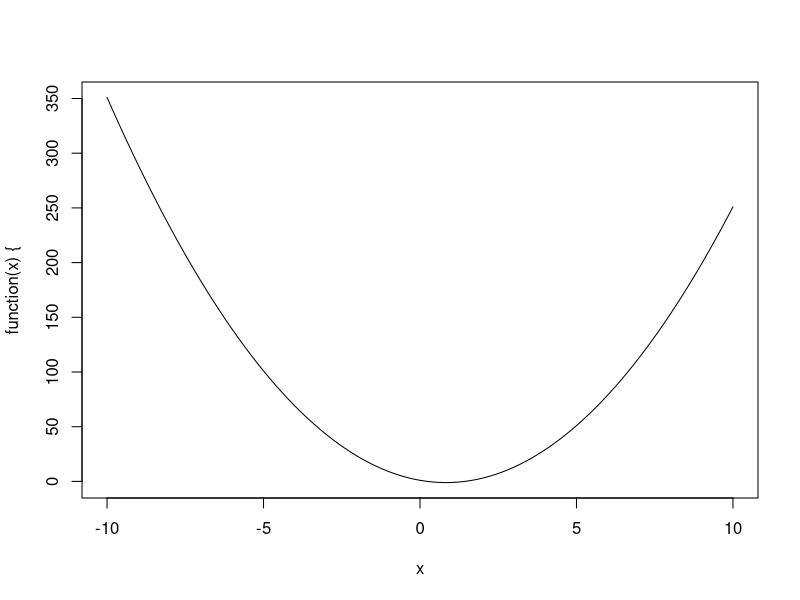
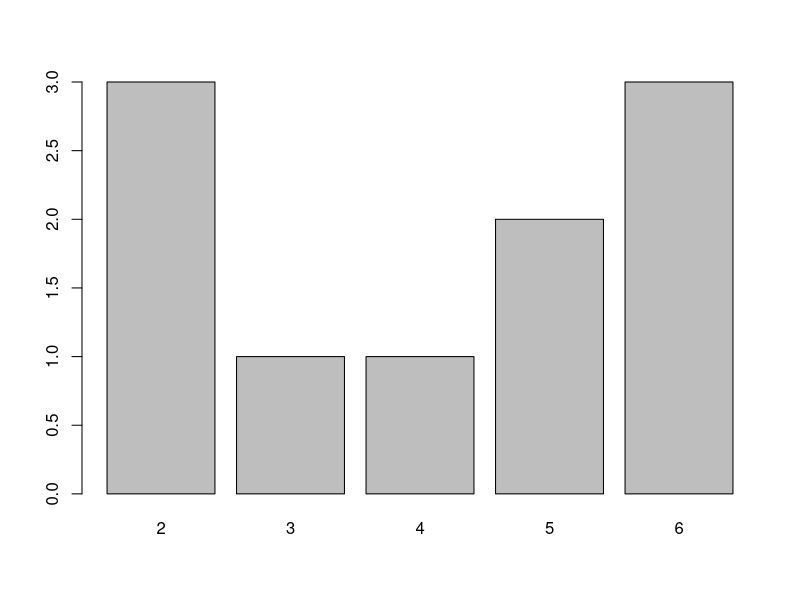
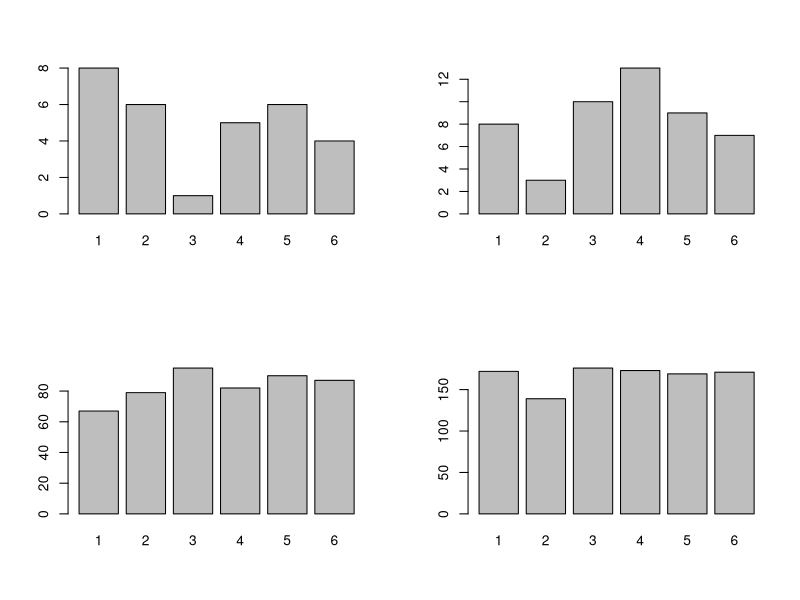
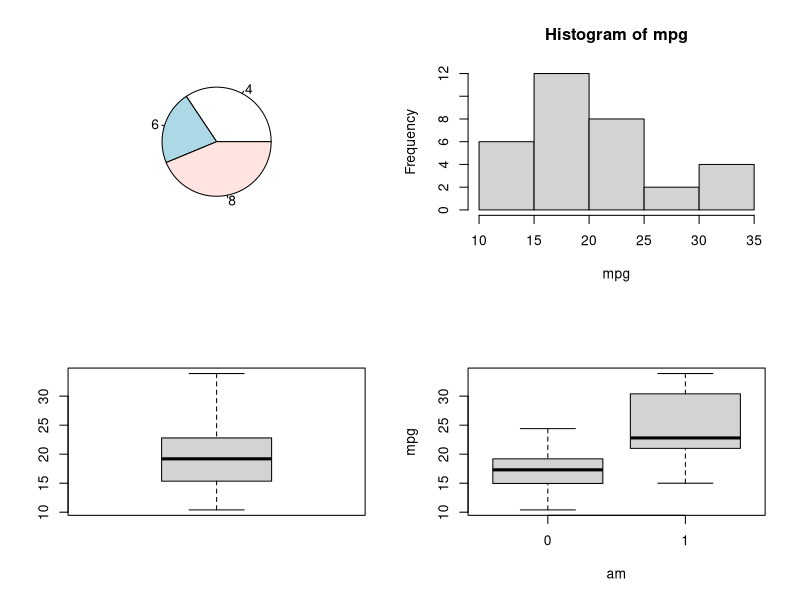
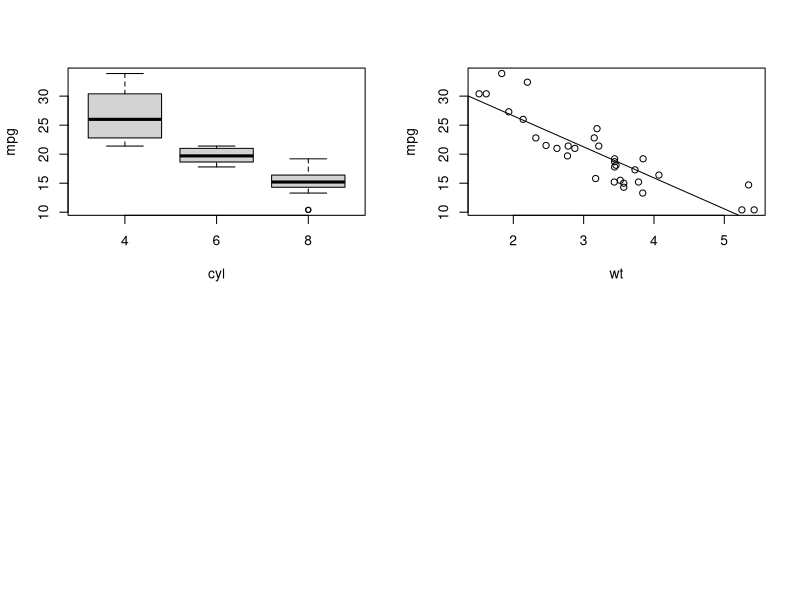

Reproduce these figures in R, in order.
# 230322 3주차 2차시

# R 프로그램(3) : 연산, 함수 및 제어

# 1. 연산자(Operators)
  # Assign          : <-, ->, =
  # Or              : |
  # And             : &
  # Addition        : +
  # Substraction    : -
  # Multiplication  : *
  # Division        : /
  # Exponent        : **, ^
  # Integer division: %/%
  # Remainder       : %%
  # Less            : <
  # Greater         : >
  # Less or =       : <=
  # Greater or =    : >=
  # Not             : !
  # Is equal        : ==
  # Not Equal       : !=


  # 1) 할당 연산자

  x <- 1
  y = 2
  3 -> z

  # 2) 산술 연산자
  
  9 + 2
  9 - 2
  9 * 2
  9 / 2
  9 ** 2
  9 ^ 2
  9 %/% 2
  9 %% 2

  # 3) 논리 연산자
  a <- TRUE
  b <- FALSE
  
  a & b
  
  a | b
  
  !a & b
  
  !a | b
  
  a & !b
  
  a | !b
  
  # 4) 비교 연산자
  
  9 < 2
  9 > 2    
  9 <= 2
  9 >= 2  
  9 == 2  
  9 != 2  
  !(9 == 2)  
  
# 2. 함수(function)
  # 함수는 연산의 패키지로 연속적으로 수행되는 일련의 코드 집합을 의미.
  # R은 다양한 내장(built-in) 함수를 제공하며, 사용자가 직접 만드는 사용자 정의 함수를 만들 수도 있음.
  
  # 1) 기초적인 수학적 & 통계학적 계산 가능
  
  log(100) # 자연로그
  
  log10(100)  # 상용로그
  
  floor(3.14) # 버림  
  
  ceiling(5.87) # 올림  
  
  round(4.65) # 반올림
  
  sqrt(9) # 제곱근
  
  min(c(1, 5, 7)) # 최솟값
  
  max(c(2, 6, 9)) # 최댓값
  
  mean(c(3, 6, 9)) # 평균
  
  sd(c(1, 2, 3, 4)) # 표준편차  
  
  f <- function(x) 3*x^2 - 5*x + 1
  
  integrate(f, 0, 5) # 정적분
  
  plot(function(x){3*x^2 - 5*x + 1}, xlim = range(-10, 10)) # 그래프 그리기
  
  
  # 2) 사용자 정의 함수
    # 더하기 함수 만들기
  
  add <- function(a, b)
  {result <- a + b
    return(result)
  }

  add(1, 2)    
  
  add2 <- function(a, b) {result <- a + b; return(result)}
  add2(1, 2)

  # 주사위 던지기(복원추출); 실험을 통해 표본크기에 따라 분포에 차이가 있는지 비교 분석하고자 함.
  D <- sample(1:6, 10, replace = T) # 주사위 10회 던지기(복원추출)
  barplot(table(D))  

  Dice <- function(n) {sample(1:6, n, replace = T)} # 주사위 n회 던지기 함수(복원추출)   
  D30 <- Dice(30) # 주사위 던지기 10회  
  D50 <- Dice(50) # 주사위 던지기 30회 
  D500 <- Dice(500) # 주사위 던지기 100회
  D1000 <- Dice(1000) # 주사위 던지기 1000회

  # 주사위 던지기 결과를 그래프로 시각화
  par(mfrow = c(2, 2)) # 그래프를 2개의 행, 2개의 열 형태로 배열
  
  barplot(table(D30)); barplot(table(D50))
  barplot(table(D500)); barplot(table(D1000))

# 3. 데이터셋을 활용한 함수(Functions) 연습
  
  # mtcars 데이터셋을 이용한 함수 연습
  str(mtcars)
  attach(mtcars) # mtcars 데이터셋을 고정시켜 사용(데이터셋 이름 $ 변수명 => 변수명만으로 사용)
  dim(mtcars)  
  help("mtcars")
  
  table(am)  # 질적자료의 빈도표 및 그래프
  table(cyl)  
  pie(table(cyl))  
  
  summary(mpg) # 양적자료의 요약통계량 및 그래프
  hist(mpg)    
  boxplot(mpg)  
  
  aggregate(x = mpg, by = list(am), FUN = mean)  # 그룹별 평균 비교(2 groups), # aggregate에서는 반드시 리스트 사용!
  boxplot(mpg~am)  
  t.test(mpg~am)  
  
  aggregate(x=mpg, by=list(cyl), FUN = mean) # 그룹별 평균 비교(3 groups)    
  boxplot(mpg~cyl)  
  m <- aov(mpg~cyl)  
  summary(m)  
  
  plot(wt, mpg)          # 양적자료 간의 관계  
  cor.test(mpg, wt)
  lm(mpg ~ wt)  
  m <- lm(mpg~wt)  
  summary(m)  
  abline(m)  
  
  